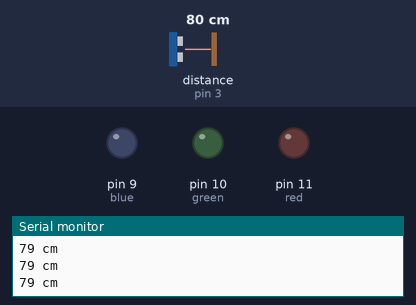
Recording of a sketch running on a simulated Arduino Uno, built with avr-gcc and run on an emulated ATmega328P. On the bench: output pins drawn as LEDs (lit = HIGH), the last lines printed to the serial monitor. Wiring (inferred from the names in the program): ultrasonic range finder: trigger pin 2; echo pin 3. Inputs (shaded band) come from the test bench; at power-on: distance to the obstacle (sensor on pin 3) 80 cm. The echo pulse lasts 58.3 µs per cm; pins used as bus, display or sensor lines are not drawn.

Above: at 1.2 s.
1.3 s: distance to the obstacle (sensor on pin 3) set to 33 cm
2.8 s: distance to the obstacle (sensor on pin 3) set to 28 cm
At 4.0 s:
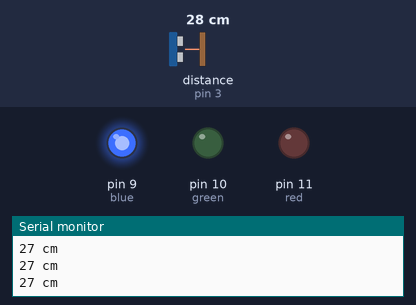
4.3 s: distance to the obstacle (sensor on pin 3) set to 2 cm
At 5.4 s:
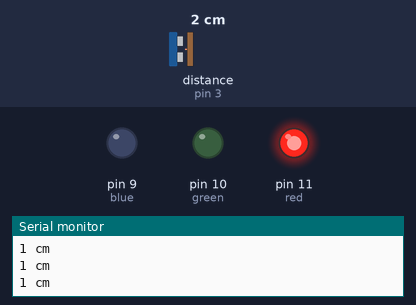
5.8 s: distance to the obstacle (sensor on pin 3) set to 9 cm
7.3 s: distance to the obstacle (sensor on pin 3) set to 12 cm
At 8.5 s:
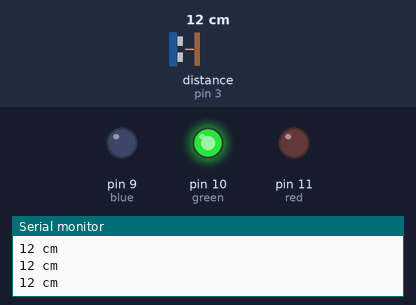
8.8 s: distance to the obstacle (sensor on pin 3) set to 4 cm
At 9.4 s:
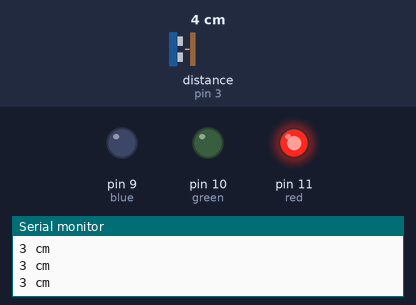
Timing chart, 0 to 11.3 s (numbered marks = the images above; inputs shaded):
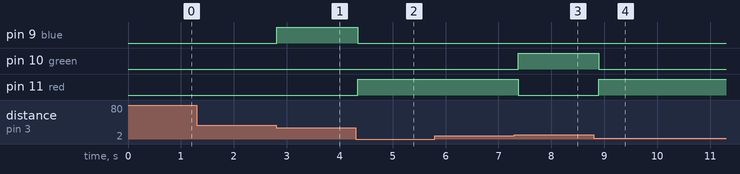

The sketch:

UL.ino
```cpp
//UL.ino

#define TRIG 2
#define ECHO 3
int red= 11;
int green = 10;
int blue = 9;


void setup(){
  Serial.begin(9600);
pinMode(TRIG, OUTPUT);
pinMode(ECHO, INPUT);

pinMode(red, OUTPUT);
pinMode(green, OUTPUT);
pinMode(blue, OUTPUT);
}
void loop(){

digitalWrite(TRIG, LOW);
delayMicroseconds(2);
digitalWrite(TRIG, HIGH);
delayMicroseconds(10);
digitalWrite(TRIG, LOW);
long distance = pulseIn(ECHO, HIGH)/58.2;

digitalWrite(red, 0);
digitalWrite(green, 0);
digitalWrite(blue, 0);

if(distance < 10){
    digitalWrite(red, 255);
}else if(distance < 20){
    digitalWrite(green, 255);
}else if(distance < 30){
    digitalWrite(blue, 255);
}
Serial.print(distance);
Serial.println(" cm");
delay(100);
}
```

Measured:
- the behaviour switches between 31 and 30 cm on distance to the obstacle (sensor on pin 3) (found by bisection; images 0 and 1)
- the behaviour switches between 10 and 11 cm on distance to the obstacle (sensor on pin 3) (found by bisection; images 2 and 3)
- after the input at 2.8 s, pin 9 (blue): LOW → HIGH at once
- after the input at 4.3 s, pin 9 (blue): HIGH → LOW at once; pin 11 (red): LOW → HIGH at once
- after the input at 7.3 s, pin 10 (green): LOW → HIGH after 0.07 s; pin 11 (red): HIGH → LOW after 0.07 s
- after the input at 8.8 s, pin 10 (green): HIGH → LOW after 0.09 s; pin 11 (red): LOW → HIGH after 0.09 s
